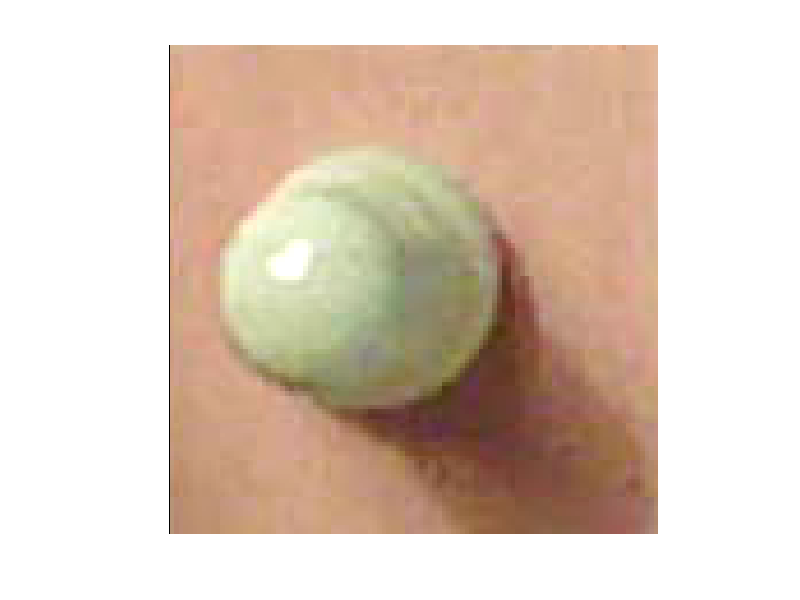
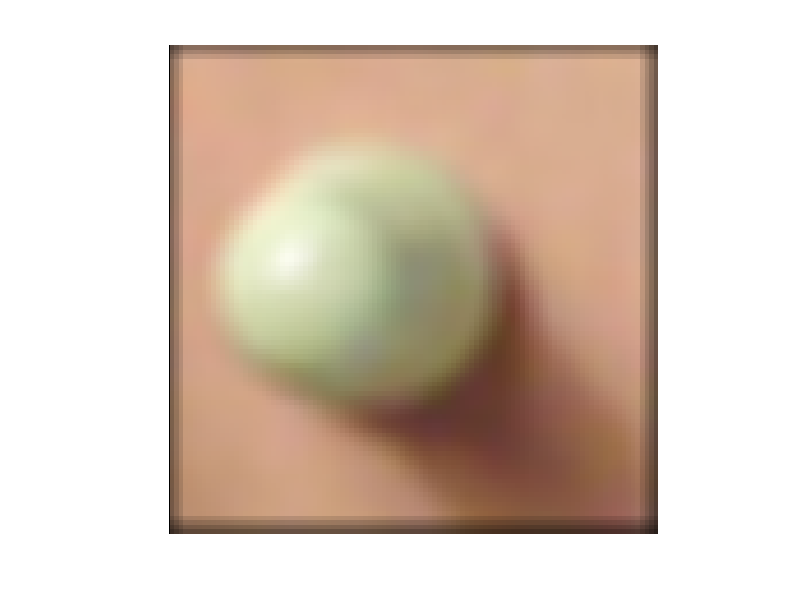

These charts were generated, in order, by the following MATLAB code: (Note: this script raises an error after producing the figures.)
clear;

clc;

figure;
load('im_matrix_webcam');
imchess = im_matrix(:,:,4:6);
imshow(imchess);
imchess_double = double(imchess);
imfilt1 = colfilt(imchess_double(:,:,1), [8,8], 'sliding', @mean);
imfilt2 = colfilt(imchess_double(:,:,2), [8,8], 'sliding', @mean);
imfilt3 = colfilt(imchess_double(:,:,3), [8,8], 'sliding', @mean);

imfilt(:,:,1) =  imfilt1; 
imfilt(:,:,2) = imfilt2;
imfilt(:,:,3) = imfilt3;

figure;
imshow(uint8(imfilt));

counts = imhist(rgb2gray(uint8(imfilt)), 64);
T = otsuthresh(counts);
BW = imbinarize(rgb2gray(uint8(imfilt)), T);

figure;
imshow(BW);
